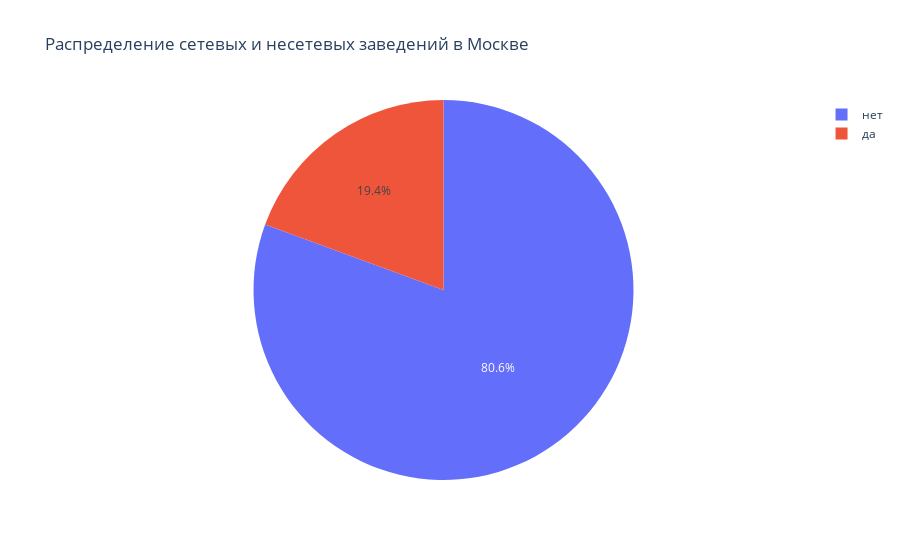

Here is the notebook cell this chart was saved with:
### Markdown cell above
<a id="three-two"></a>
### 2.2 Исследуйте соотношение сетевых и несетевых заведений по количеству. Постройте график

### Code cell
fig = px.pie(data.groupby('chain', as_index=False).agg({'id':'count'}), values='id',
    title='Распределение сетевых и несетевых заведений в Москве', names='chain')
fig.write_image("/Users/ulia/yandex_DA/Yandex_Practicum_Projects/Data_Analytics/10_Data_Visualization/Images/fig2.jpeg")
fig.show()

### Figure 1 — Plotly figure (JSON) as saved in the notebook; plotly's stock layout.template omitted (floating-point values rounded to 4 significant figures)
{"data": [{"domain": {"x": [0, 1], "y": [0, 1]}, "hovertemplate": "chain=%{label}<br>id=%{value}<extra></extra>", "labels": ["да", "нет"], "legendgroup": "", "name": "", "showlegend": true, "type": "pie", "values": [2964, 12317]}], "layout": {"legend": {"tracegroupgap": 0}, "title": {"text": "Распределение сетевых и несетевых заведений в Москве"}}}
